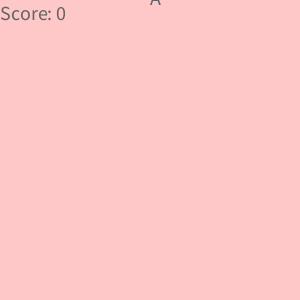
Frame 1 (no input)
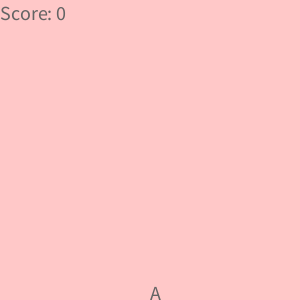
Frame 60 (the mouse pressed at the canvas centre just before this capture)
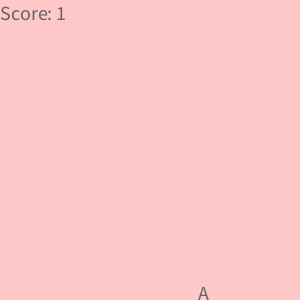
Frame 120 (the mouse held since frame 60 and released just before this capture)

The Processing sketch that drew these frames (run headless with seeded random() and noise(); from frame 60 on, the mouse is pressed at the canvas centre):

// Processing sketch: score
// ── score.pde
float y = 0;
float x = 150;
int score = 0;

void setup() {
  size(300, 300);
  fill(100, 100, 100);
  textSize(20);
}

void draw() {
  background(255, 200, 200);
  y = y + 5;
  text("A", x, y);
  text("Score: " + score, 0, 20);

  if (y >= height) {
    y = 0;
    x = random(10, width);
    score++;
  }
}
